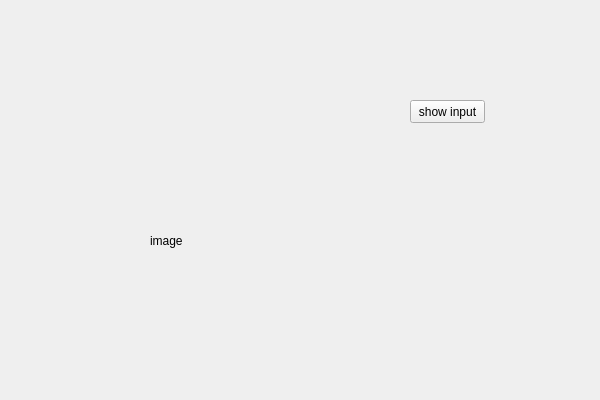
<?xml version="1.0" encoding="UTF-8"?>
<ui version="4.0">
 <class>label_line_editClass</class>
 <widget class="QWidget" name="label_line_editClass">
  <property name="geometry">
   <rect>
    <x>0</x>
    <y>0</y>
    <width>600</width>
    <height>400</height>
   </rect>
  </property>
  <property name="windowTitle">
   <string>label_line_edit</string>
  </property>
  <widget class="QLabel" name="label2">
   <property name="geometry">
    <rect>
     <x>150</x>
     <y>190</y>
     <width>171</width>
     <height>101</height>
    </rect>
   </property>
   <property name="text">
    <string>image</string>
   </property>
  </widget>
  <widget class="QWidget" name="layoutWidget">
   <property name="geometry">
    <rect>
     <x>151</x>
     <y>101</y>
     <width>171</width>
     <height>22</height>
    </rect>
   </property>
   <layout class="QHBoxLayout" name="horizontalLayout">
    <item>
     <widget class="QLabel" name="label1">
      <property name="text">
       <string>Input</string>
      </property>
     </widget>
    </item>
    <item>
     <widget class="QLineEdit" name="lineEdit"/>
    </item>
   </layout>
  </widget>
  <widget class="QPushButton" name="btn">
   <property name="geometry">
    <rect>
     <x>410</x>
     <y>100</y>
     <width>75</width>
     <height>23</height>
    </rect>
   </property>
   <property name="text">
    <string>show input</string>
   </property>
  </widget>
 </widget>
 <layoutdefault spacing="6" margin="11"/>
 <resources>
  <include location="label_line_edit.qrc"/>
 </resources>
 <connections>
  <connection>
   <sender>btn</sender>
   <signal>clicked()</signal>
   <receiver>label_line_editClass</receiver>
   <slot>slot_show()</slot>
   <hints>
    <hint type="sourcelabel">
     <x>438</x>
     <y>113</y>
    </hint>
    <hint type="destinationlabel">
     <x>571</x>
     <y>121</y>
    </hint>
   </hints>
  </connection>
 </connections>
 <slots>
  <slot>slot_show()</slot>
 </slots>
</ui>
